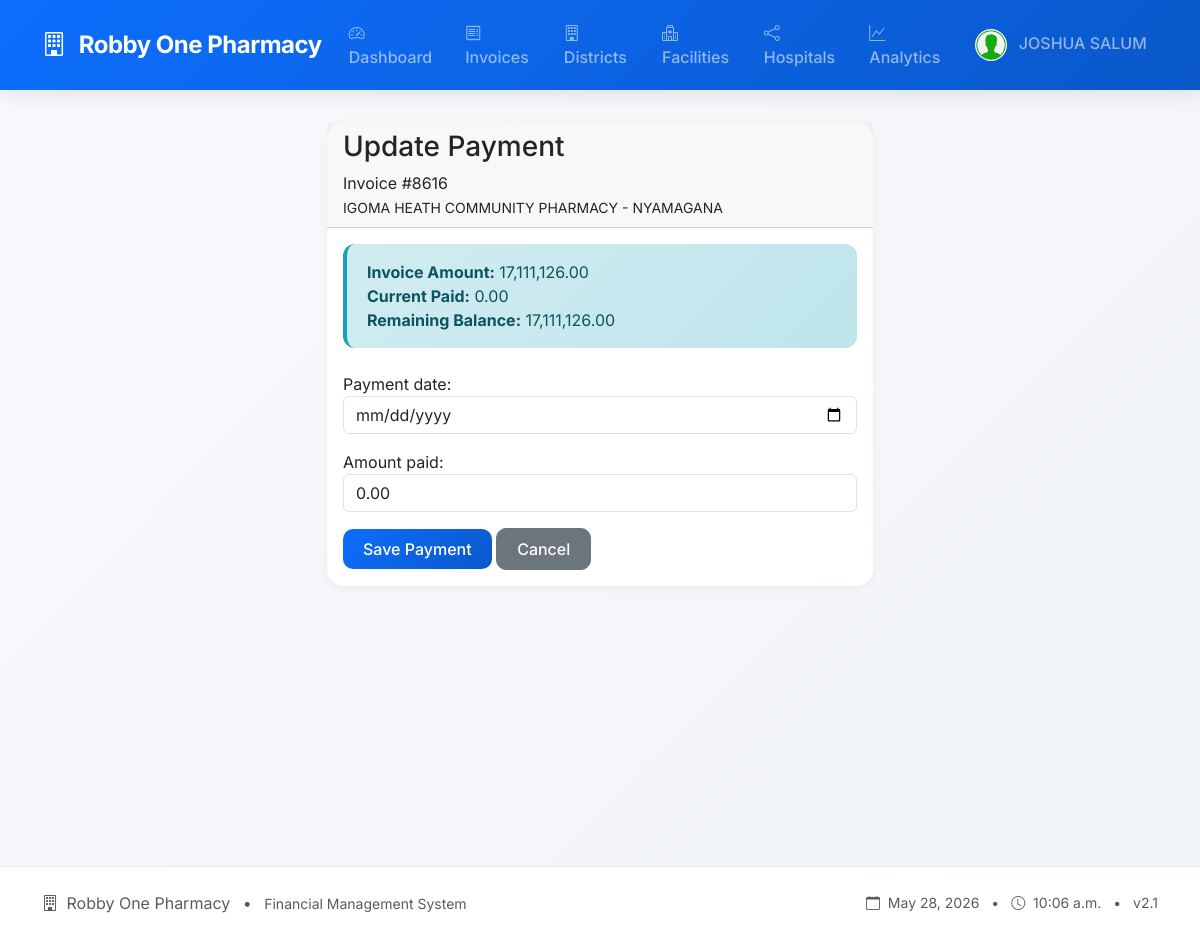
The app's page /update-payment/109/ (signed in) with its own data.
### invoices/models.py (models this page shows, shortened)
class UserProfile(models.Model):
    user = models.OneToOneField(User, on_delete=models.CASCADE, related_name='profile')
    phone = models.CharField(max_length=15, blank=True, null=True)
    address = models.TextField(blank=True, null=True)
    profile_picture = models.ImageField(upload_to='profile_pics/', blank=True, null=True)
    job_title = models.CharField(max_length=100, blank=True, null=True)
    department = models.CharField(max_length=100, blank=True, null=True)
    bio = models.TextField(max_length=500, blank=True, null=True)
    website = models.URLField(blank=True, null=True)
    company = models.CharField(max_length=100, blank=True, null=True)
    date_of_birth = models.DateField(blank=True, null=True)
    preferred_language = models.CharField(max_length=10, choices=[
        ('en', 'English'),
        ('sw', 'Swahili'),
    ], default='en')
    theme_preference = models.CharField(max_length=10, choices=[
        ('light', 'Light'),
        ('dark', 'Dark'),
    ], default='light')
    email_notifications = models.BooleanField(default=True)
    sms_notifications = models.BooleanField(default=False)
    created_at = models.DateTimeField(auto_now_add=True)
    updated_at = models.DateTimeField(auto_now=True)
    class Meta:
        verbose_name = "User Profile"
        verbose_name_plural = "User Profiles"

class Invoice(models.Model):
    facility = models.ForeignKey(Facility, on_delete=models.CASCADE, related_name='invoices')
    invoice_number = models.CharField(max_length=50, unique=True)  # unique=True
    invoice_date = models.DateField()
    invoice_amount = models.DecimalField(max_digits=12, decimal_places=2, validators=[MinValueValidator(0)])
    payment_date = models.DateField(null=True, blank=True)
    amount_paid = models.DecimalField(max_digits=12, decimal_places=2, default=0, validators=[MinValueValidator(0)])
    class Meta:
        ordering = ['-invoice_date']
    @property
    def balance(self):
        return self.invoice_amount - self.amount_paid

class Facility(models.Model):
    district = models.ForeignKey(District, on_delete=models.CASCADE, related_name='facilities')
    name = models.CharField(max_length=200)
    class Meta:
        ordering = ['name']
        unique_together = ['district', 'name']

class District(models.Model):
    name = models.CharField(max_length=100, unique=True)
    tin_number = models.CharField(max_length=50, blank=True)
    class Meta:
        ordering = ['name']

### invoices/views.py (the view)
# urls.py: path('update-payment/<int:invoice_id>/', views.update_payment, name='update_payment'),
@login_required
def update_payment(request, invoice_id):
    invoice = get_object_or_404(Invoice, pk=invoice_id)
    if request.method == 'POST':
        form = PaymentUpdateForm(request.POST, instance=invoice)
        if form.is_valid():
            old_amount = invoice.amount_paid
            form.save()
            ActivityLog.objects.create(
                user=request.user,
                action='UPDATE_PAYMENT',
                message=f'Updated payment for invoice {invoice.invoice_number} from {old_amount:,.2f} to {invoice.amount_paid:,.2f}'
            )
            if invoice.balance == 0:
                notification_message = f'Invoice #{invoice.invoice_number} is now fully paid!'
                notification_type = 'success'
            else:
                notification_message = f'Payment updated for invoice #{invoice.invoice_number} - New balance: {invoice.balance:,.2f}'
                notification_type = 'info'
            create_notification(
                user=request.user,
                title='Payment Updated',
                message=notification_message,
                notification_type=notification_type,
                link=f'/facility/{invoice.facility.id}/'
            )
            if invoice.balance > 0 and (timezone.now().date() - invoice.invoice_date).days > 30:
                create_notification(
                    user=request.user,
                    title='Payment Overdue',
                    message=f'Invoice #{invoice.invoice_number} is overdue by {(timezone.now().date() - invoice.invoice_date).days} days. Balance: {invoice.balance:,.2f}',
                    notification_type='warning',
                    link=f'/update-payment/{invoice.id}/'
                )
            messages.success(request, f'Payment updated for invoice {invoice.invoice_number}')
            return redirect('facility_detail', facility_id=invoice.facility.id)
    else:
        form = PaymentUpdateForm(instance=invoice)
    return render(request, 'invoices/update_payment.html', {
        'invoice': invoice,
        'form': form
    })

### invoices/forms.py (shortened to what this page needs)
class PaymentUpdateForm(forms.ModelForm):
    class Meta:
        model = Invoice
        fields = ['payment_date', 'amount_paid']
        widgets = {
            'payment_date': forms.DateInput(attrs={'type': 'date', 'class': 'form-control'}),
            'amount_paid': forms.NumberInput(attrs={'class': 'form-control', 'step': '0.01'}),
        }

### invoices/templates/invoices/update_payment.html (shortened to what this page needs)
{% extends 'base.html' %}
{% load humanize %}
{% block content %}
<div class="row justify-content-center">
    <div class="col-md-6">
        <div class="card">
            <div class="card-header">
                <h3>Update Payment</h3>
                <p class="mb-0">Invoice #{{ invoice.invoice_number }}</p>
                <small>{{ invoice.facility.name }} - {{ invoice.facility.district.name }}</small>
            </div>
            <div class="card-body">
                <div class="alert alert-info">
                    <strong>Invoice Amount:</strong> {{ invoice.invoice_amount|floatformat:2|intcomma }}<br>
                    <strong>Current Paid:</strong> {{ invoice.amount_paid|floatformat:2|intcomma }}<br>
                    <strong>Remaining Balance:</strong> {{ invoice.balance|floatformat:2|intcomma }}
                </div>
                <form method="post">
                    {{ form.as_p }}
                    <div class="mt-3">
                        <button type="submit" class="btn btn-primary">Save Payment</button>
                        <a href="{% url 'facility_detail' invoice.facility.id %}" class="btn btn-secondary">Cancel</a>
                    </div>
                </form>
            </div>
        </div>
    </div>
</div>
{% endblock %}

### invoices/templates/base.html (shortened to what this page needs)
{% load static %}
<!DOCTYPE html>
<html lang="en">
<head>
    <link href="https://cdn.jsdelivr.net/npm/bootstrap@5.3.0/dist/css/bootstrap.min.css" rel="stylesheet">
    <link rel="stylesheet" href="https://cdn.jsdelivr.net/npm/bootstrap-icons@1.11.3/font/bootstrap-icons.min.css">
</head>
<body>
<nav class="navbar navbar-expand-lg navbar-dark sticky-top">
    <div class="container">
        <a class="navbar-brand" href="{% url 'home' %}">
            <i class="bi bi-building me-2"></i>
            Robby One Pharmacy
        </a>
        <div class="collapse navbar-collapse" id="navbarMain">
            <ul class="navbar-nav me-auto">
                <li class="nav-item">
                    <a class="nav-link {% if request.resolver_match.url_name == 'home' %}active{% endif %}" href="{% url 'home' %}">
                        <i class="bi bi-speedometer2 me-1"></i> Dashboard
                    </a>
                </li>
                <li class="nav-item">
                    <a class="nav-link {% if request.resolver_match.url_name == 'all_invoices' %}active{% endif %}" href="{% url 'all_invoices' %}">
                        <i class="bi bi-receipt me-1"></i> Invoices
                    </a>
                </li>
                <li class="nav-item">
                    <a class="nav-link {% if request.resolver_match.url_name == 'district_list' %}active{% endif %}" href="{% url 'district_list' %}">
                        <i class="bi bi-building me-1"></i> Districts
                    </a>
                </li>
                <li class="nav-item">
                    <a class="nav-link {% if request.resolver_match.url_name == 'facility_list' %}active{% endif %}" href="{% url 'facility_list' %}">
                        <i class="bi bi-hospital me-1"></i> Facilities
                    </a>
                </li>
                <li class="nav-item">
                    <a class="nav-link {% if request.resolver_match.namespace == 'referral' %}active{% endif %}" href="{% url 'referral:dashboard' %}">
                        <i class="bi bi-share me-1"></i> Hospitals
                    </a>
                </li>
                <li class="nav-item">
                    <a class="nav-link {% if request.resolver_match.url_name == 'dashboard' %}active{% endif %}" href="{% url 'dashboard' %}">
                        <i class="bi bi-graph-up me-1"></i> Analytics
                    </a>
                </li>
            </ul>
            <ul class="navbar-nav ms-auto">
                {% if user.is_authenticated %}
                    <li class="nav-item dropdown user-menu">
                        <a class="nav-link dropdown-toggle" href="#" id="userDropdown" role="button" data-bs-toggle="dropdown" aria-expanded="false">
                            {% if user.profile.profile_picture %}
                                <img src="{{ user.profile.profile_picture.url }}" class="rounded-circle" width="32" height="32" style="object-fit: cover;">
                            {% else %}
                                <div class="user-avatar">
                                    <i class="bi bi-person-circle fs-5"></i>
                                </div>
                            {% endif %}
                            <span class="ms-2 d-none d-md-inline">{{ user.get_full_name|default:user.username }}</span>
                        </a>
                    </li>
                {% endif %}
            </ul>
        </div>
    </div>
</nav>
    <div class="main-container">
        <div class="container">
            {% block content %}{% endblock %}
        </div>
    </div>
    <footer class="footer">
        <div class="container">
            <div class="row align-items-center">
                <div class="col-md-6 text-center text-md-start">
                    <p class="mb-0 text-muted">
                        <i class="bi bi-building me-1"></i> Robby One Pharmacy
                        <br class="d-md-none">
                        <span class="mx-2 d-none d-md-inline">•</span>
                        <small class="text-muted">Financial Management System</small>
                    </p>
                </div>
                <div class="col-md-6 text-center text-md-end mt-3 mt-md-0">
                    <p class="mb-0 text-muted small">
                        <i class="bi bi-calendar me-1"></i> {% now "F j, Y" %}
                        <span class="mx-2">•</span>
                        <i class="bi bi-clock me-1"></i> {% now "g:i a" %}
                        <span class="mx-2">•</span>
                         v2.1
                    </p>
                </div>
            </div>
        </div>
    </footer>
</body>
</html>

### invoices/templates/base.html (style rules this page uses)
:root { --primary-color: #0d6efd; --secondary-color: #6c757d; --success-color: #198754; --danger-color: #dc3545; --warning-color: #ffc107; --info-color: #0dcaf0; --dark-bg: #1a1e2c; --sidebar-bg: #0f1117; }
* { margin: 0; padding: 0; box-sizing: border-box; }
body { background: linear-gradient(135deg, #f8f9fc 0%, #f1f4f9 100%); font-family: 'Inter', -apple-system, BlinkMacSystemFont, 'Segoe UI', Roboto, sans-serif; min-height: 100vh; }
.navbar { background: linear-gradient(135deg, #0d6efd 0%, #0a58ca 100%) !important; box-shadow: 0 4px 20px rgba(0,0,0,0.1); padding: 0.8rem 0; }
.navbar-brand { font-size: 1.5rem; font-weight: 700; letter-spacing: -0.5px; position: relative; padding: 0; }
.navbar-brand::before { content: ''; position: absolute; bottom: -5px; left: 0; width: 100%; height: 2px; background: rgba(255,255,255,0.3); transform: scaleX(0); transition: transform 0.3s; }
.navbar-nav .nav-link { font-weight: 500; padding: 0.5rem 1rem; margin: 0 0.2rem; border-radius: 8px; transition: all 0.3s; position: relative; }
.user-menu { position: relative; }
.user-menu .dropdown-toggle::after { display: none; }
.alert { border: none; border-radius: 12px; padding: 1rem 1.25rem; margin-bottom: 1.5rem; animation: slideIn 0.3s ease; }
.alert-info { background: linear-gradient(135deg, #d1ecf1 0%, #bee5eb 100%); color: #0c5460; border-left: 4px solid #17a2b8; }
.main-container { min-height: calc(100vh - 72px); padding: 2rem 0; }
.card { border: none; border-radius: 16px; box-shadow: 0 2px 10px rgba(0,0,0,0.05); transition: all 0.3s; }
.btn { border-radius: 10px; padding: 0.5rem 1.25rem; font-weight: 500; transition: all 0.3s; }
.btn-primary { background: linear-gradient(135deg, #0d6efd 0%, #0a58ca 100%); border: none; }
.footer { background: #ffffff; border-top: 1px solid #e9ecef; padding: 1.5rem 0; margin-top: 3rem; }

### records on screen
Invoice: invoice_number "8616", facility.name "IGOMA HEATH COMMUNITY PHARMACY", facility.district.name "NYAMAGANA", invoice_amount "17,111,126.00", amount_paid "0.00", balance "17,111,126.00"

### other values on screen
{{ user.get_full_name|default:user.username }} "JOSHUA SALUM"
